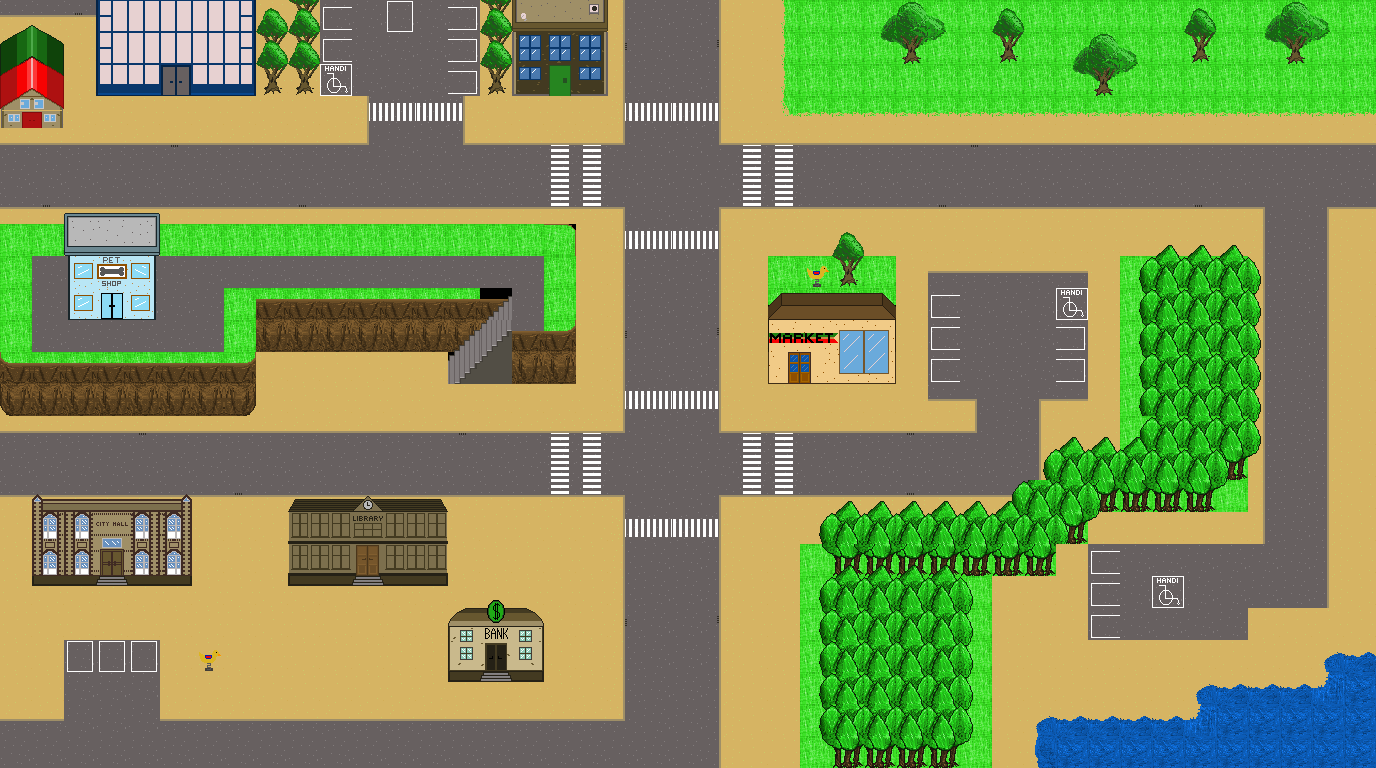

Below is a game level as drawn by its tile map, then a one-line description and the .tmx that defines it (tile-layer data replaced by summaries):
An orthogonal 43x24 tile map with 32x32 px tiles, 7 tile layers (Ground, TopGround, Obstacles, ChairObstacles, ...).

<map version="1.2" tiledversion="1.2.1" orientation="orthogonal" renderorder="right-down" width="43" height="24" tilewidth="32" tileheight="32" infinite="0" nextlayerid="8" nextobjectid="1">
 <tileset firstgid="1" name="myTileset" tilewidth="32" tileheight="32" tilecount="418" columns="19">
  <image source="TILEgame.png" width="608" height="704" />
 </tileset>
 <layer id="1" name="Ground" width="43" height="24">
  <data>[1032 cells, 1014 non-empty, 24 distinct tile ids]</data>
 </layer>
 <layer id="5" name="TopGround" width="43" height="24">
  <data>[1032 cells, 61 non-empty, 21 distinct tile ids]</data>
 </layer>
 <layer id="2" name="Obstacles" width="43" height="24">
  <data>[1032 cells, 332 non-empty, 52 distinct tile ids]</data>
 </layer>
 <layer id="4" name="ChairObstacles" width="43" height="24">
  <data>[1032 cells, 119 non-empty, 10 distinct tile ids]</data>
 </layer>
 <layer id="7" name="Veterinaire" width="43" height="24">
  <data>[1032 cells, 8 non-empty, 5 distinct tile ids]</data>
 </layer>
 <layer id="6" name="CliffLimit" width="43" height="24">
  <data>[1032 cells, 84 non-empty, 8 distinct tile ids]</data>
 </layer>
 <layer id="3" name="Above" width="43" height="24">
  <data>[1032 cells, 140 non-empty, 48 distinct tile ids]</data>
 </layer>
</map>
